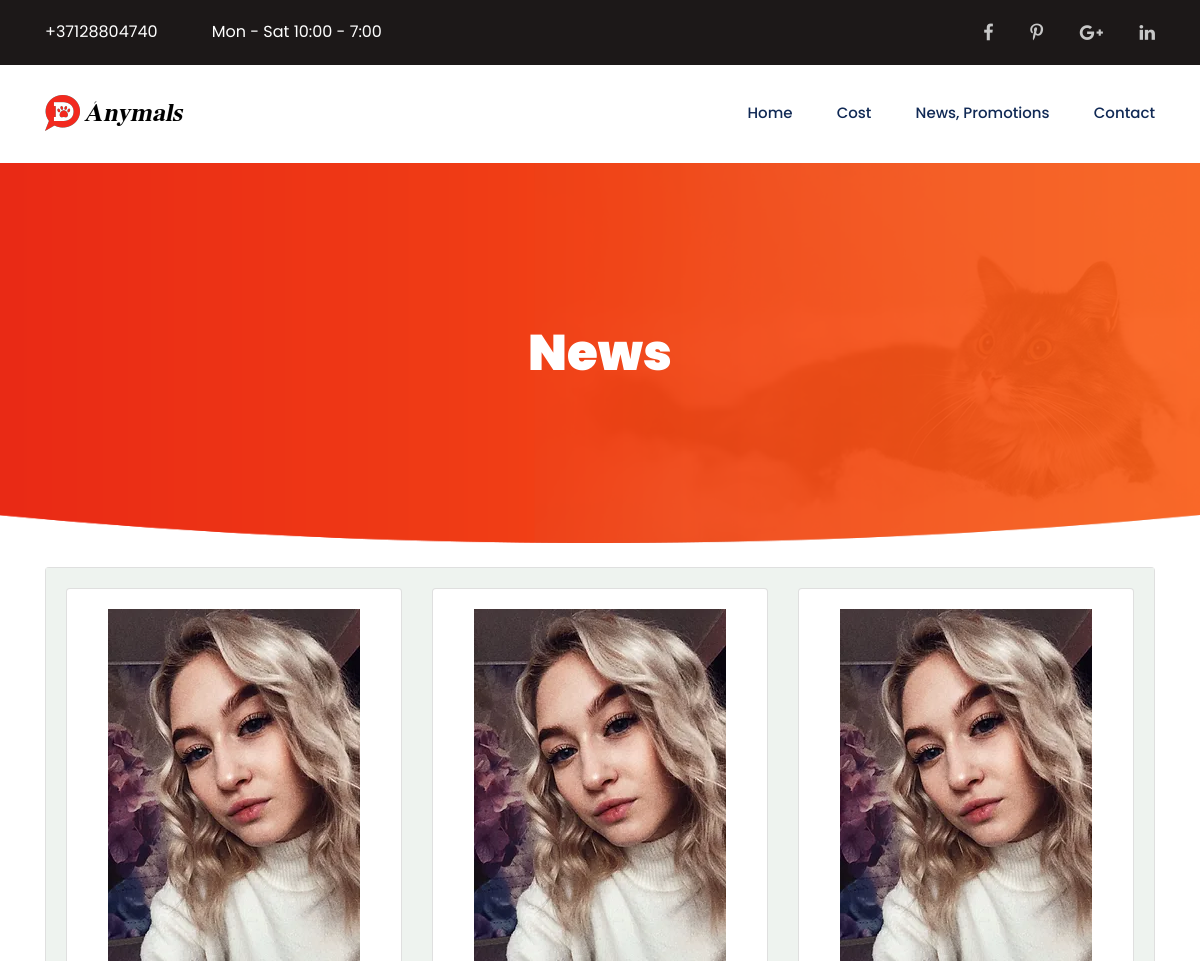
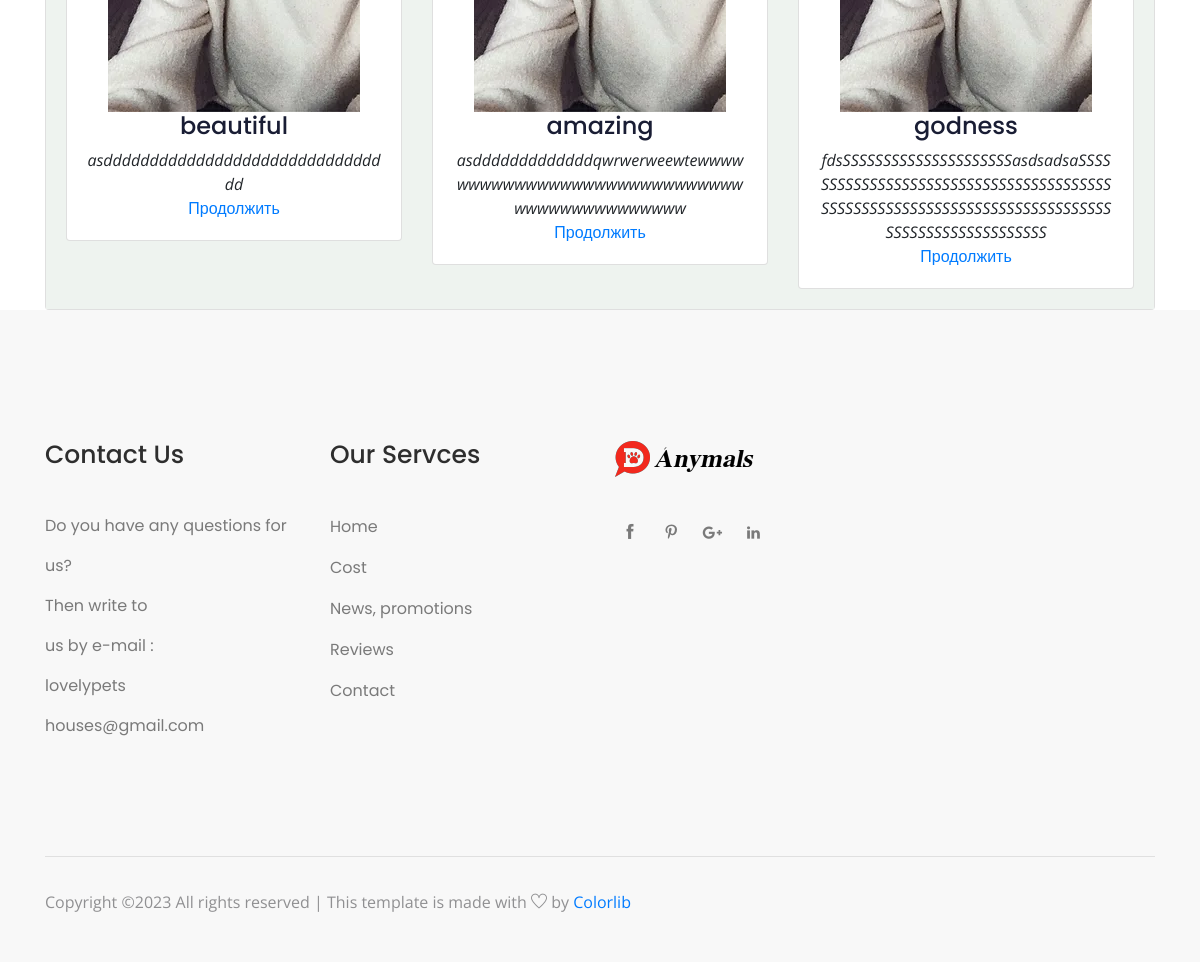
Page /news/ on the committed database (2 pictures, top to bottom).
### anymals_config/models.py (models this page shows, shortened)
class News(models.Model):
    image = models.ImageField(default="profile1.png", null=True, blank=True)
    name = models.CharField(max_length=30,default = '')
    description = models.CharField(max_length=5000, default='')

### anymals_config/views.py (the view)
# urls.py: path('news/', news, name = 'news'),
def news(requests):
    news_action = News.objects.all()
    return render(requests, 'news.html',{'news_action':news_action})

### templates/news.html (shortened to what this page needs)
<!doctype html>
<html class="no-js" lang="zxx">
{% load static %}
<head>
    <link rel="stylesheet" href="../static/css/bootstrap.min.css">
    <link rel="stylesheet" href="../static/css/owl.carousel.min.css">
    <link rel="stylesheet" href="../static/css/magnific-popup.css">
    <link rel="stylesheet" href="../static/css/font-awesome.min.css">
    <link rel="stylesheet" href="../static/css/themify-icons.css">
    <link rel="stylesheet" href="../static/css/nice-select.css">
    <link rel="stylesheet" href="../static/css/flaticon.css">
    <link rel="stylesheet" href="../static/css/gijgo.css">
    <link rel="stylesheet" href="../static/css/animate.css">
    <link rel="stylesheet" href="../static/css/slicknav.css">
    <link rel="stylesheet" href="../static/css/style.css">
</head>
<body>
    <header>
        <div class="header-area ">
            <div class="header-top_area">
                <div class="container">
                    <div class="row">
                        <div class="col-lg-6 col-md-8">
                            <div class="short_contact_list">
                                <ul>
                                    <li><a href="#">+37128804740</a></li>
                                    <li><a href="#">Mon - Sat 10:00 - 7:00</a></li>
                                </ul>
                            </div>
                        </div>
                        <div class="col-lg-6 col-md-4 ">
                            <div class="social_media_links">
                                <a href="#">
                                    <i class="fa fa-facebook"></i>
                                </a>
                                <a href="#">
                                    <i class="fa fa-pinterest-p"></i>
                                </a>
                                <a href="#">
                                    <i class="fa fa-google-plus"></i>
                                </a>
                                <a href="#">
                                    <i class="fa fa-linkedin"></i>
                                </a>
                            </div>
                        </div>
                    </div>
                </div>
            </div>
            <div id="sticky-header" class="main-header-area">
                <div class="container">
                    <div class="row align-items-center">
                        <div class="col-xl-3 col-lg-3">
                            <div class="logo">
                                <a href="index.html">
                                    <img src="../static/img/logo.png" alt="">
                                </a>
                            </div>
                        </div>
                        <div class="col-xl-9 col-lg-9">
                            <div class="main-menu  d-none d-lg-block">
                                <nav>
                                    <ul id="navigation">
                                        <li><a  href="{% url 'anymals_config:index' %}">Home</a></li>
                                        <li><a href="{% url 'anymals_config:cost' %}">Cost</a></li>
                                        <li><a href="{% url 'anymals_config:news' %}">News, promotions</a></li>
                                        <li><a href="{% url 'anymals_config:contact' %}">Contact</a></li>
                                    </ul>
                                </nav>
                            </div>
                        </div>
                        <div class="col-12">
                        </div>
                    </div>
                </div>
            </div>
        </div>
    </header>
    <div class="bradcam_area breadcam_bg">
        <div class="container">
            <div class="row">
                <div class="col-lg-12">
                    <div class="bradcam_text text-center">
                        <h3>News</h3>
                    </div>
                </div>
            </div>
        </div>
    </div>
<div class="container">
	<br>
	<div class="card" id="backdrop">
		<div class="card-body" style="background: #eef3ef;">
			<div class="row">
				{% for i in news_action %}
				<div class="col-md-4">
					<div class="card">
						<div class="card-body">
							<div class="text-center">
                            <img height="100" src="{{ i.image.url }}" alt="image" class="img-fluid">
							<h3 class="text-center">{{ i.name }}</h3>
							<i class="text-center">{{ i.description }}</i></div>
							<a class="tittle" href="{% url 'anymals_config:full_news' i.id %}">Продолжить</a>
						</div>
					</div>
				</div>
				{% endfor %}
			</div>
		</div>
	</div>
</div>
    <footer class="footer">
        <div class="footer_top">
             <div class="container">
            <div class="row">
                <div class="col-xl-3 col-md-6 col-lg-3">
                    <div class="footer_widget">
                        <h3 class="footer_title">
                            Contact Us
                        </h3>
                        <ul class="address_line">
                            <li>
                                Do you have any questions for us?
                            </li>
                            <li><a href="#">Then write to <br> us by e-mail :</a></li>
                            <li> lovelypets<br>houses@gmail.com</li>
                        </ul>
                    </div>
                </div>
                <div class="col-xl-3  col-md-6 col-lg-3">
                    <div class="footer_widget">
                        <h3 class="footer_title">
                            Our Servces
                        </h3>
                        <ul class="links">
                            <li><a href="{% url 'anymals_config:index' %}">Home</a></li>
                            <li><a href="{% url 'anymals_config:cost' %}">Cost</a></li>
                            <li><a href="{% url 'anymals_config:news' %}">News, promotions</a></li>
                            <li><a href="service.html">Reviews</a></li>
                            <li><a href="{% url 'anymals_config:contact' %}">Contact</a></li>
                        </ul>
                    </div>
                </div>
                <div class="col-xl-3 col-md-6 col-lg-3 ">
                    <div class="footer_widget">
                        <div class="footer_logo">
                            <a href="#">
                                <img src="../static/img/logo.png" alt="">
                            </a>
                        </div>
                        <div class="socail_links">
                            <ul>
                                <li>
                                    <a href="#">
                                        <i class="ti-facebook"></i>
                                    </a>
                                </li>
                                <li>
                                    <a href="#">
                                        <i class="ti-pinterest"></i>
                                    </a>
                                </li>
                                <li>
                                    <a href="#">
                                        <i class="fa fa-google-plus"></i>
                                    </a>
                                </li>
                                <li>
                                    <a href="#">
                                        <i class="fa fa-linkedin"></i>
                                    </a>
                                </li>
                            </ul>
                        </div>
                    </div>
                </div>
            </div>
        </div>
        </div>
        <div class="copy-right_text">
            <div class="container">
                <div class="bordered_1px"></div>
                <div class="row">
                    <div class="col-xl-12">
                        <p class="copy_right text-center">
                            <p>
  Copyright &copy;<script>document.write(new Date().getFullYear());</script> All rights reserved | This template is made with <i class="ti-heart" aria-hidden="true"></i> by <a href="https://colorlib.com" target="_blank">Colorlib</a>
  </p>
                        </p>
                    </div>
                </div>
            </div>
        </div>
    </footer>
</body>

### rows in the picture
News: image (picture), name "beautiful", description "asdddddddddddddddddddddddddddddddd"
News: image (picture), name "amazing", description "asdddddddddddddqwrwerweewtewwwwwwwwwwwwwwwwwwwwwwwwwwwwwwwwwwwwwwwwwwww"
News: image (picture), name "godness", description "fdsSSSSSSSSSSSSSSSSSSSSSasdsadsaSSSSSSSSSSSSSSSSSSSSSSSSSSSSSSSSSSSSSSSSSSSSSSSSSSSSSSSSSSSSSSSSSSSSSSSSSSSSSSSSSSSSSSSSSSSSSSSS"
